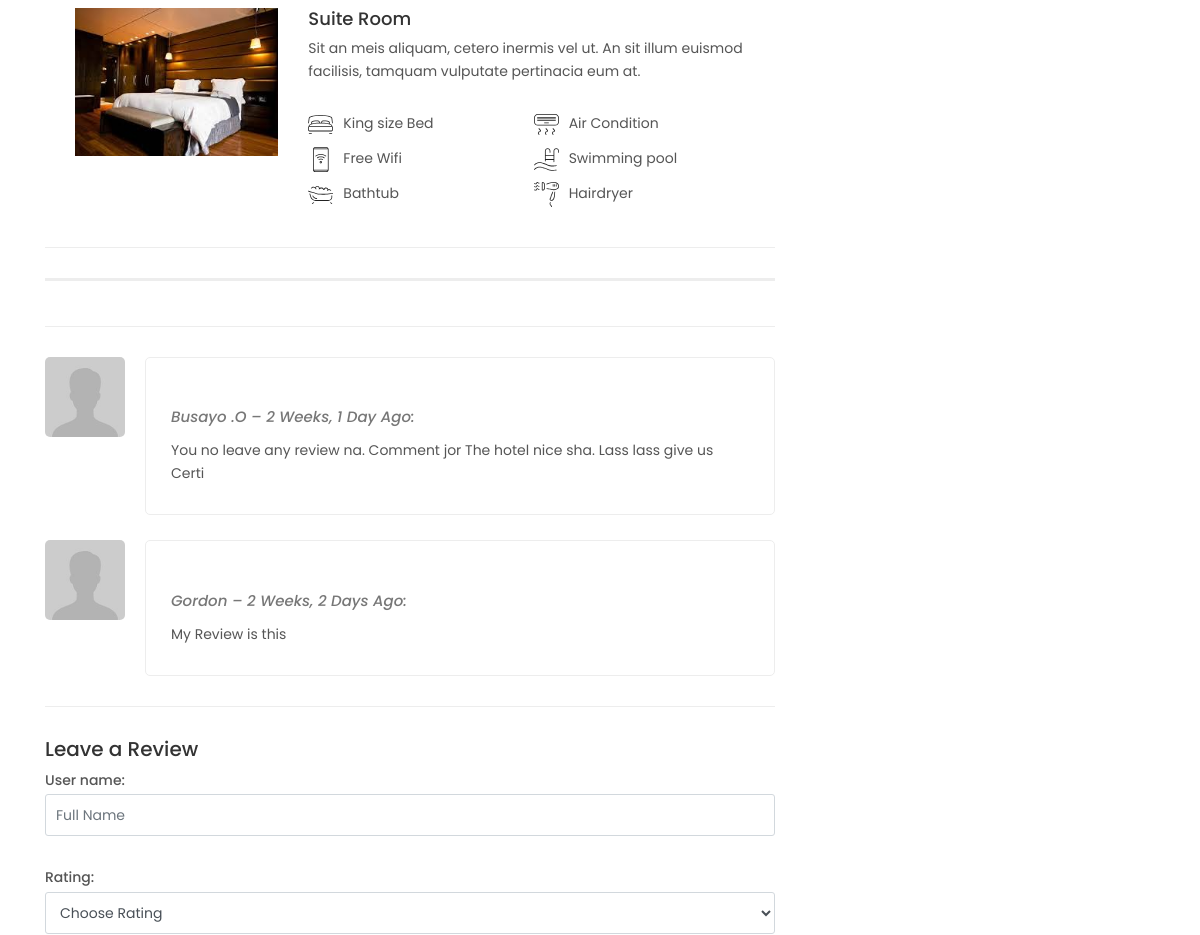
The app's page /pages/hotel-detail-page/75 (middle part), older data.
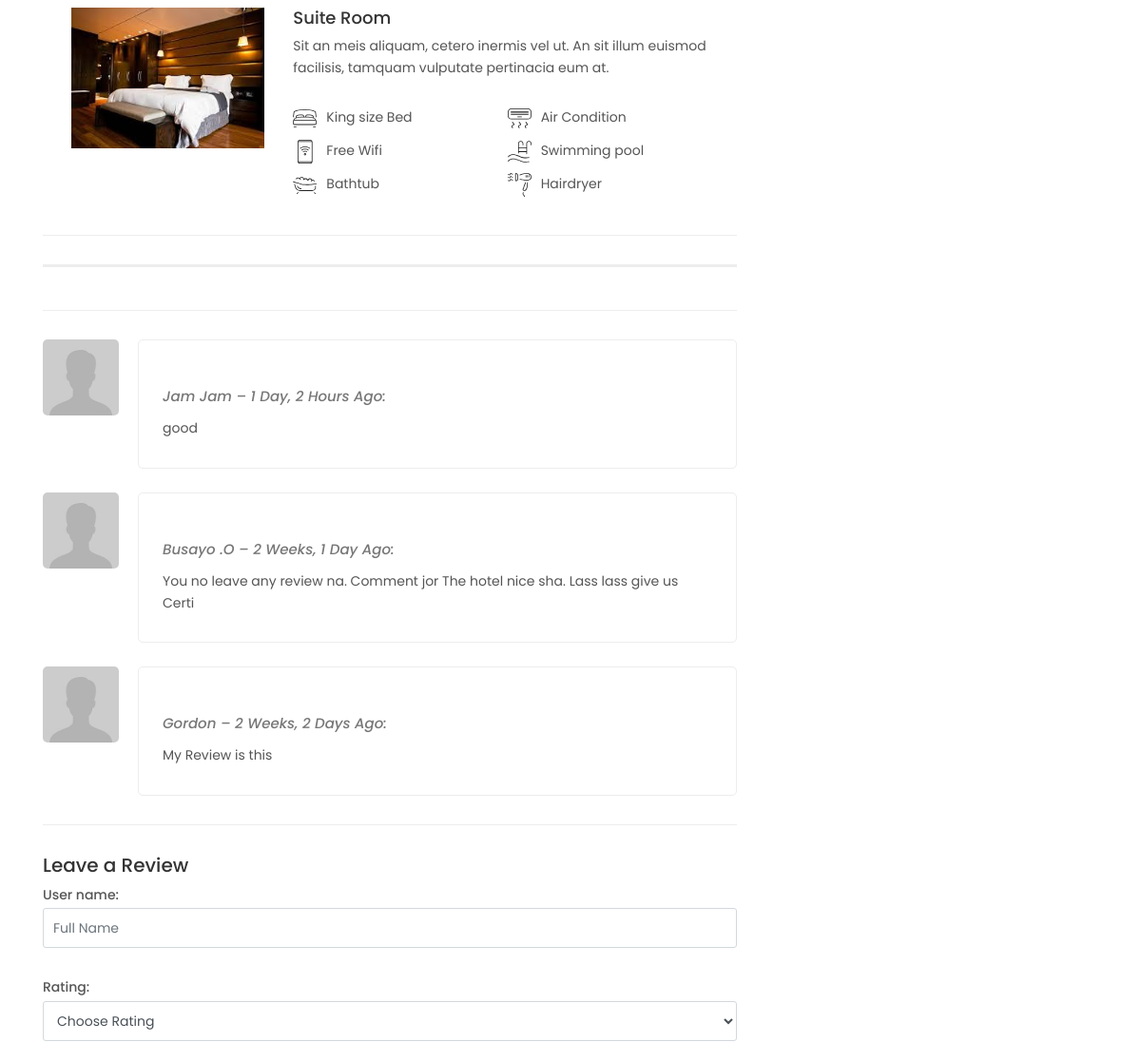
The same page, newer data.
### frontend/models.py (models this page shows, shortened)
class Review(models.Model):
    ONE = 'one'
    TWO = 'two'
    THREE = 'three'
    FOUR = 'four'
    FIVE = 'five'
    CHOOSE = ''
    RATING_FIELD = [
        (ONE, '1'),
        (TWO, '2'),
        (THREE, '3'),
        (FOUR, '4'),
        (FIVE, '5'),
        (CHOOSE, 'Choose Rating'),
    ]
    user_name = models.CharField(max_length=150, verbose_name= 'User Name')
    rating = models.CharField(max_length=15, default=CHOOSE, choices=RATING_FIELD)
    email = models.EmailField(max_length=150, verbose_name= 'Email')
    timestamp = models.DateTimeField(auto_now_add=True)
    review_content = models.TextField(verbose_name= 'Your Review')
    post = models.ForeignKey(Hotel, related_name='reviews', on_delete=models.CASCADE)

### frontend/views.py (the view)
# urls.py: path('hotel-detail-page/<int:pk>', views.hotel_detail, name='hotel_detail'),
def hotel_detail(request, pk):
    post = get_object_or_404(Hotel, pk=pk)
    reviews = Review.objects.filter(post=pk).order_by('-timestamp')
    if request.method == "POST":
        Rform = ReviewForm(request.POST)
        if Rform.is_valid():
            review = Rform.save(commit=False)
            review.post = post
            review.save()
            return redirect('frontend:hotel_detail', pk=post.pk)
    else:
        Rform = ReviewForm()
    return render(request, 'frontend/hotel-detail.html', {'pst':post, 'Rform':Rform, 'revs':reviews})

### backend/forms.py
class ReviewForm(forms.ModelForm):
    ONE = 'one'
    TWO = 'two'
    THREE = 'three'
    FOUR = 'four'
    FIVE = 'five'
    CHOOSE = ''
    RATING_FIELD = [
        (ONE, '1'),
        (TWO, '2'),
        (THREE, '3'),
        (FOUR, '4'),
        (FIVE, '5'),
        (CHOOSE, 'Choose Rating'),
    ]
    user_name = forms.CharField( widget=forms.TextInput(attrs={'class': 'form-control', 'placeholder': 'Full Name'}))
    email = forms.EmailField( widget=forms.TextInput(attrs={'class': 'form-control', 'placeholder': 'Email'}))
    review_content = forms.CharField(widget=forms.Textarea(attrs={
        'class': 'form-control',
        'placeholder': 'Type your review',
        'id': 'userreview',
        'rows': '4'
    }))
    class Meta:
        model = Review
        exclude = ['timestamp', 'post', 'email']
        widgets={
            'rating': forms.Select(attrs={'class': 'form-control'}),
        }

### frontend/models.py (called while the page is built)
    def post_img(self):
        if self.pst_image:
          return self.pst_image.url

    def post_img1(self):
        if self.pst_image1:
          return self.pst_image1.url

    def post_img2(self):
        if self.pst_image2:
          return self.pst_image2.url

### templates/frontend/hotel-detail.html (shortened to what this page needs)
{% extends 'frontend/newbase.html' %}
{% load static %}
{% block content %}
	<main>
		{% if pst %}
			<div class="bg_color_1">
				<div class="container margin_60_35">
					<div class="row">
						<div class="col-lg-8">
							<section id="description">
		{%endif %}
							<div class="room_type last">
								<div class="row">
									<div class="col-md-4">
										<img src="{{ pst.post_img5 }}" class="img-fluid" alt="">
									</div>
									<div class="col-md-8">
										<h4>Suite Room</h4>
										<p>Sit an meis aliquam, cetero inermis vel ut. An sit illum euismod facilisis, tamquam vulputate pertinacia eum at.</p>
										<ul class="hotel_facilities">
											<li><img src="../../static/frontend/img/hotel_facilites_icon_3.svg" alt="">King size Bed</li>
											<li><img src="../../static/frontend/img/hotel_facilites_icon_4.svg" alt="">Free Wifi</li>
											<li><img src="../../static/frontend/img/hotel_facilites_icon_6.svg" alt="">Bathtub</li>
											<li><img src="../../static/frontend/img/hotel_facilites_icon_7.svg" alt="">Air Condition</li>
											<li><img src="../../static/frontend/img/hotel_facilites_icon_9.svg" alt="">Swimming pool</li>
											<li><img src="../../static/frontend/img/hotel_facilites_icon_8.svg" alt="">Hairdryer</li>
										</ul>
									</div>
								</div>
							</div>
							<hr>
						</section>
							<hr>
							<div class="reviews-container">
								{% for r in revs %}
									<div class="review-box clearfix" id="reviews">
										<figure class="rev-thumb"><img src="../../static/frontend/img/avatar.jpg" alt="">
										</figure>
										<div class="rev-content">
											{% if r.rating == 'five' %}
												<div class="rating">
													<i class="icon_star voted"></i>
													<i class="icon_star voted"></i>
													<i class="icon_star voted"></i>
													<i class="icon_star voted"></i>
													<i class="icon_star voted"></i>
												</div>
												{% elif r.rating == 'four'%}
													<div class="rating">
														<i class="icon_star voted"></i>
														<i class="icon_star voted"></i>
														<i class="icon_star voted"></i>
														<i class="icon_star voted"></i>
														<i class="icon_star"></i>
													</div>
													{% elif r.rating == 'three'%}
													<div class="rating">
														<i class="icon_star voted"></i>
														<i class="icon_star voted"></i>
														<i class="icon_star voted"></i>
														<i class="icon_star"></i>
														<i class="icon_star"></i>
													</div>
											{% endif %}
											<div class="rev-info"  style="text-transform: capitalize; font-weight: 500;
											font-size: 15px;">
												{{ r.user_name}} – {{ r.timestamp|timesince}} ago:
											</div>
											<div class="rev-text">
												<p>
													{{ r.review_content }}
												</p>
											</div>
										</div>
									</div>
								{% endfor %}
								</div>
							<hr>
									<div class="add-review">
										<h5>Leave a Review</h5>
											{% if pst %}
												<form method="POST" action="" >
													<div class="form-group">
														{{ Rform.as_p }}
													</div>
												</form>
											{% endif %}
									</div>
							</div>
						</div>
					</div>
				</div>
			</main>
{% endblock %}

Row changes from the older to the newer data that the page shows:
added Review: rating "five" (drawn), user_name "Jam Jam", timestamp "1 Day, 2 Hours", review_content "good"
